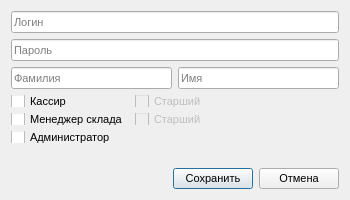
<?xml version="1.0" encoding="UTF-8"?>
<ui version="4.0">
 <class>userDialog</class>
 <widget class="QDialog" name="userDialog">
  <property name="geometry">
   <rect>
    <x>0</x>
    <y>0</y>
    <width>350</width>
    <height>200</height>
   </rect>
  </property>
  <property name="minimumSize">
   <size>
    <width>350</width>
    <height>200</height>
   </size>
  </property>
  <property name="maximumSize">
   <size>
    <width>350</width>
    <height>222</height>
   </size>
  </property>
  <property name="font">
   <font>
    <pointsize>8</pointsize>
   </font>
  </property>
  <property name="windowTitle">
   <string>Пользователь</string>
  </property>
  <layout class="QVBoxLayout" name="verticalLayout">
   <item>
    <widget class="QLineEdit" name="login">
     <property name="placeholderText">
      <string>Логин</string>
     </property>
    </widget>
   </item>
   <item>
    <widget class="QLineEdit" name="password">
     <property name="placeholderText">
      <string>Пароль</string>
     </property>
    </widget>
   </item>
   <item>
    <layout class="QHBoxLayout" name="horizontalLayout">
     <item>
      <widget class="QLineEdit" name="surname">
       <property name="placeholderText">
        <string>Фамилия</string>
       </property>
      </widget>
     </item>
     <item>
      <widget class="QLineEdit" name="name">
       <property name="placeholderText">
        <string>Имя</string>
       </property>
      </widget>
     </item>
    </layout>
   </item>
   <item>
    <layout class="QGridLayout" name="gridLayout">
     <item row="1" column="2">
      <spacer name="horizontalSpacer_2">
       <property name="orientation">
        <enum>Qt::Horizontal</enum>
       </property>
       <property name="sizeHint" stdset="0">
        <size>
         <width>40</width>
         <height>20</height>
        </size>
       </property>
      </spacer>
     </item>
     <item row="1" column="1">
      <widget class="QCheckBox" name="canRegisterDel">
       <property name="enabled">
        <bool>false</bool>
       </property>
       <property name="text">
        <string>Старший</string>
       </property>
      </widget>
     </item>
     <item row="1" column="0">
      <widget class="QCheckBox" name="canRegister">
       <property name="text">
        <string>Кассир</string>
       </property>
      </widget>
     </item>
     <item row="2" column="2">
      <spacer name="horizontalSpacer_3">
       <property name="orientation">
        <enum>Qt::Horizontal</enum>
       </property>
       <property name="sizeHint" stdset="0">
        <size>
         <width>40</width>
         <height>20</height>
        </size>
       </property>
      </spacer>
     </item>
     <item row="2" column="1">
      <widget class="QCheckBox" name="canStorageDel">
       <property name="enabled">
        <bool>false</bool>
       </property>
       <property name="text">
        <string>Старший</string>
       </property>
      </widget>
     </item>
     <item row="2" column="0">
      <widget class="QCheckBox" name="canStorage">
       <property name="text">
        <string>Менеджер склада</string>
       </property>
      </widget>
     </item>
     <item row="3" column="0">
      <widget class="QCheckBox" name="canAdmin">
       <property name="text">
        <string>Администратор</string>
       </property>
      </widget>
     </item>
     <item row="3" column="2">
      <spacer name="horizontalSpacer_4">
       <property name="orientation">
        <enum>Qt::Horizontal</enum>
       </property>
       <property name="sizeHint" stdset="0">
        <size>
         <width>40</width>
         <height>20</height>
        </size>
       </property>
      </spacer>
     </item>
     <item row="3" column="1">
      <spacer name="horizontalSpacer_5">
       <property name="orientation">
        <enum>Qt::Horizontal</enum>
       </property>
       <property name="sizeHint" stdset="0">
        <size>
         <width>40</width>
         <height>20</height>
        </size>
       </property>
      </spacer>
     </item>
    </layout>
   </item>
   <item>
    <widget class="QLabel" name="status">
     <property name="palette">
      <palette>
       <active>
        <colorrole role="WindowText">
         <brush brushstyle="SolidPattern">
          <color alpha="255">
           <red>255</red>
           <green>0</green>
           <blue>0</blue>
          </color>
         </brush>
        </colorrole>
        <colorrole role="Text">
         <brush brushstyle="SolidPattern">
          <color alpha="255">
           <red>0</red>
           <green>0</green>
           <blue>0</blue>
          </color>
         </brush>
        </colorrole>
       </active>
       <inactive>
        <colorrole role="WindowText">
         <brush brushstyle="SolidPattern">
          <color alpha="255">
           <red>255</red>
           <green>0</green>
           <blue>0</blue>
          </color>
         </brush>
        </colorrole>
        <colorrole role="Text">
         <brush brushstyle="SolidPattern">
          <color alpha="255">
           <red>0</red>
           <green>0</green>
           <blue>0</blue>
          </color>
         </brush>
        </colorrole>
       </inactive>
       <disabled>
        <colorrole role="WindowText">
         <brush brushstyle="SolidPattern">
          <color alpha="255">
           <red>120</red>
           <green>120</green>
           <blue>120</blue>
          </color>
         </brush>
        </colorrole>
        <colorrole role="Text">
         <brush brushstyle="SolidPattern">
          <color alpha="255">
           <red>120</red>
           <green>120</green>
           <blue>120</blue>
          </color>
         </brush>
        </colorrole>
       </disabled>
      </palette>
     </property>
     <property name="font">
      <font>
       <pointsize>8</pointsize>
      </font>
     </property>
     <property name="text">
      <string/>
     </property>
    </widget>
   </item>
   <item>
    <layout class="QHBoxLayout" name="horizontalLayout_2">
     <item>
      <spacer name="horizontalSpacer">
       <property name="orientation">
        <enum>Qt::Horizontal</enum>
       </property>
       <property name="sizeHint" stdset="0">
        <size>
         <width>40</width>
         <height>20</height>
        </size>
       </property>
      </spacer>
     </item>
     <item>
      <widget class="QPushButton" name="btnSave">
       <property name="text">
        <string>Сохранить</string>
       </property>
      </widget>
     </item>
     <item>
      <widget class="QPushButton" name="btnCancel">
       <property name="text">
        <string>Отмена</string>
       </property>
      </widget>
     </item>
    </layout>
   </item>
  </layout>
 </widget>
 <resources/>
 <connections/>
</ui>
